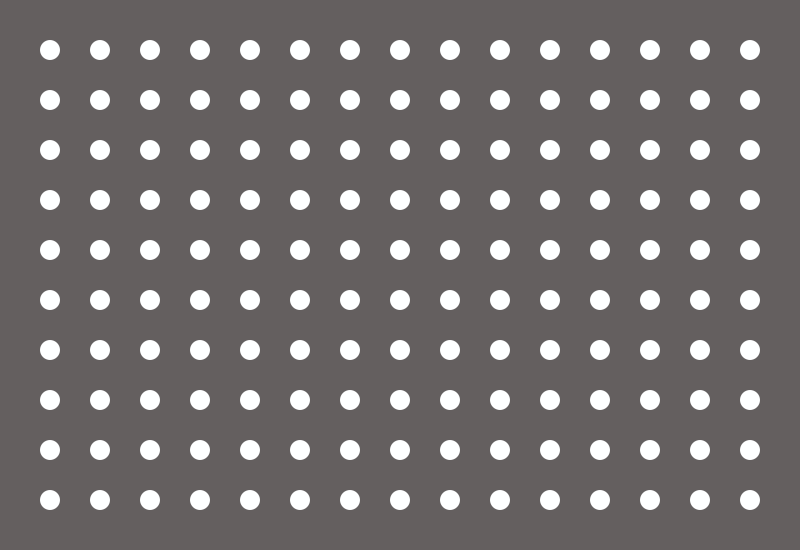
Frame 1 (no input)
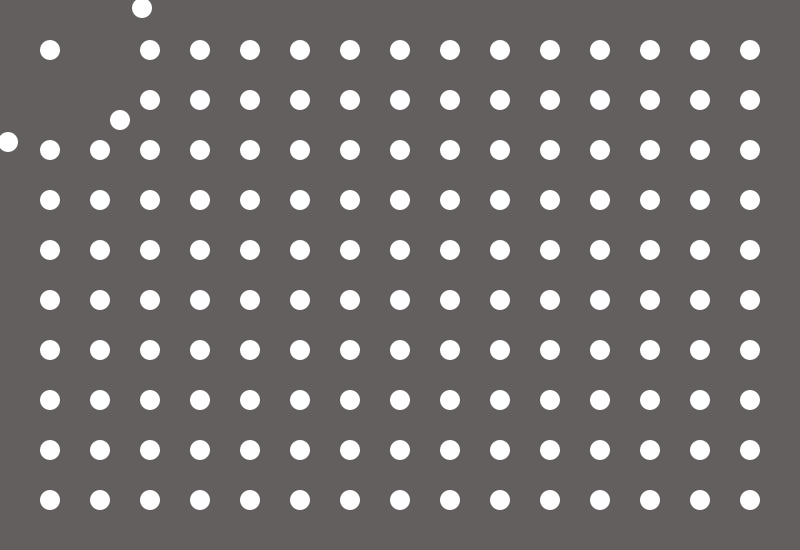
Frame 60 (the mouse pressed at the canvas centre just before this capture)
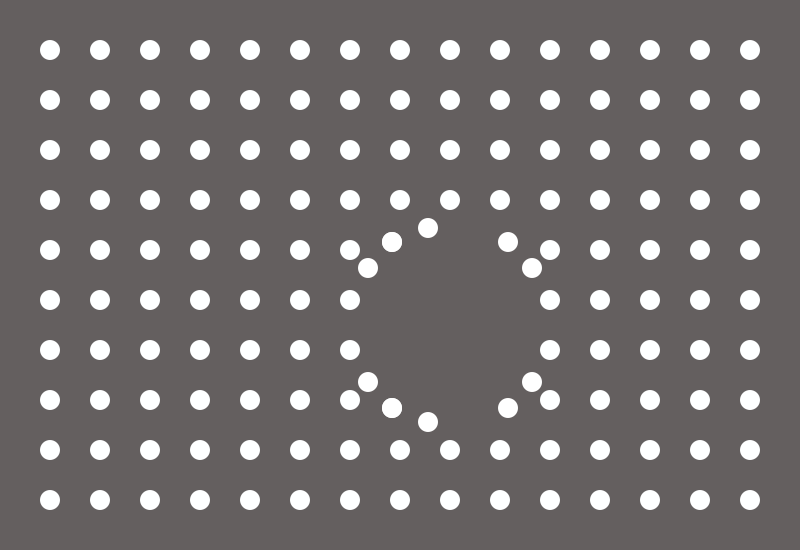
Frame 120 (the mouse held since frame 60 and released just before this capture)

The Processing sketch that drew these frames (run headless with seeded random() and noise(); from frame 60 on, the mouse is pressed at the canvas centre):

// Processing sketch: Circle_Grid_With_Mouse_Repel
// ── Circle_Grid_With_Mouse_Repel.pde
// Carla de Beer
// November 2010

final int RADIUS = 20;

Circle [][] grid;

void setup() {
  size(800, 550);
  pixelDensity(displayDensity());
  ellipseMode(CENTER);
  smooth();
  fill(255);
  noStroke();
  grid = new Circle[15][10];

  for (int i = 0; i < 15; i++) {
    for (int j = 0; j < 10; j++) {
      grid[i][j] = new Circle(i*50, j*50, RADIUS);
    }
  }
  background(#645F5F);
}

void draw() {
  noStroke();
  background(#645F5F); 
  fill(255);
  pushMatrix();
  translate(50, 50);

  for (int i = 0; i < 15; i++) {
    for (int j = 0; j < 10; j++) {
      if (grid[i][j] != grid[0][0] && frameCount > 2)
        grid[i][j].move();
      grid[i][j].drawCircle();
    }
  }
  popMatrix();
}
// ── Circle.pde
class Circle {
  int xpos;
  int ypos;
  int rad;
  int sp;
  int originalxpos;
  int originalypos;

  Circle (int xpos, int ypos, int rad) { 
    this.xpos = xpos;
    this.ypos = ypos;
    this.rad = rad;
    originalxpos = xpos;
    originalypos = ypos;
    sp = 1;
  }

  void move() {
    float distance = dist(mouseX, mouseY, xpos, ypos);
    if (distance <= 100) {
      if (mouseX >= xpos) xpos -= sp;
      if (mouseX < xpos)  xpos += sp;
      if (mouseY >= ypos) ypos -= sp;
      if (mouseY < ypos)  ypos += sp;
    } else {
      if (originalxpos >= xpos)  xpos += sp;
      if (originalxpos < xpos)   xpos -= sp;
      if (originalypos >= ypos)  ypos += sp;
      if (originalypos < ypos)   ypos -= sp;
    }
  }  

  void drawCircle() {
    ellipse (xpos, ypos, rad, rad);
  }
}
